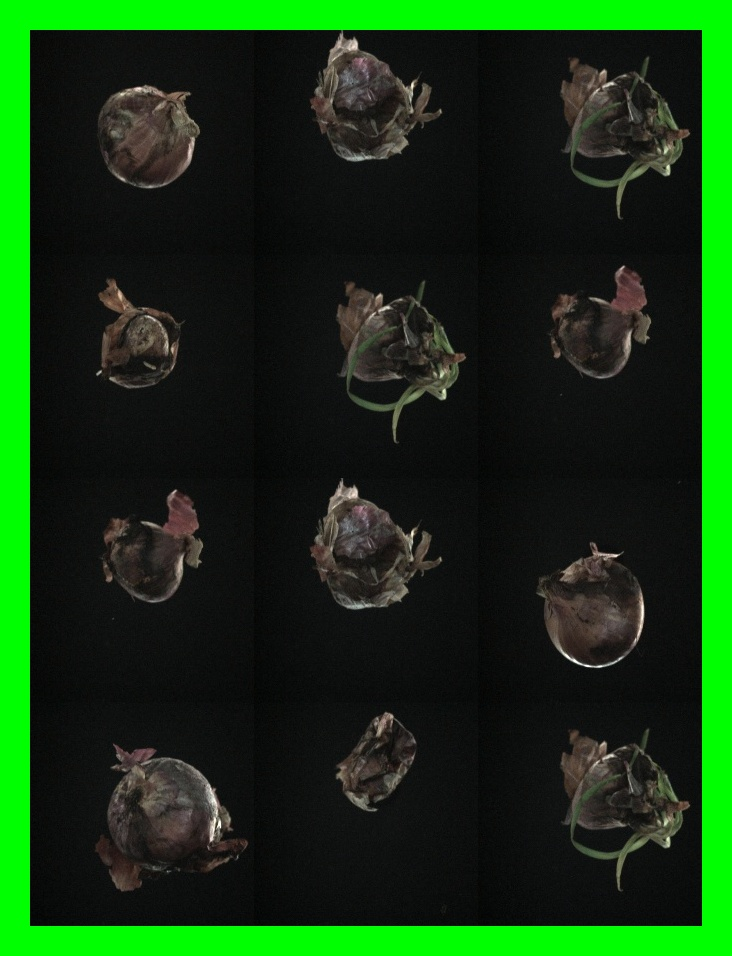
#> input picture Testing Preprocessing/resources/padded_image.jpg, 732 x 956 px, found by its file name
$ python 1_lane_continious_image_crop_save_for_data_acquistion.py
#> lines starting #> are read from the running program, lines starting #| are printed output that depends on the picture
import cv2
import os

''' CREATING FOLDERS >>>>>>>>>>>>>>>>>>>>>>>>>>>>>>>>>>>>>>>>>>>>>>>>>>>>>>>>>>>>>>>>>>>>>>>>>>>>>>>>>>>>>>>>>>>>>>>> '''

# Base folder path for saving cropped images
base_folder = 'single_lane/images'

# Create the base folders if they don't exist
lane_folder = f'lane_{1}'
for position in ['P1', 'P2', 'P3']:
    path = os.path.join(base_folder, lane_folder, position)
    if not os.path.exists(path):
        os.makedirs(path)

# Variables to track the onions in each position
lane = 1
onion_current = [None, None, None]  # Represents P1, P2, P3
orientation_current = ['A', 'B', 'C']

''' SAVE & CROP FUNCTION >>>>>>>>>>>>>>>>>>>>>>>>>>>>>>>>>>>>>>>>>>>>>>>>>>>>>>>>>>>>>>>>>>>>>>>>>>>>>>>>>>>>>>>>>>>>>>>> '''


# Initialize onion count
onion_count = 0

def save_cropped_images(cropped_image, top_left, bottom_right, position, onion_number, orientation):
    """Crops the image at the given position and saves it."""
    cropped_onion = cropped_image[top_left[1]:bottom_right[1], top_left[0]:bottom_right[0]]
    lane_folder = f'lane_{lane}'
    position_folder = f'P{position}'
    save_path = os.path.join(base_folder, lane_folder, position_folder, f'lane_{lane}_{onion_number}{orientation}.jpg')
    cv2.imwrite(save_path, cropped_onion)


''' PROCESS EACH IMAGE >>>>>>>>>>>>>>>>>>>>>>>>>>>>>>>>>>>>>>>>>>>>>>>>>>>>>>>>>>>>>>>>>>>>>>>>>>>>>>>>>>>>>>>>>>>>>>>> '''


# Example function to process each new image
def process_image(image_path):
    global onion_current, onion_count

    # Load the new image
    stitched_image = cv2.imread(image_path)
#> stitched_image is the input picture: shape (956, 732, 3); mean B, G, R 17.6, 54.8, 19.2

    # Removing the marginal area
    x, y = 30, 30
    x1, y1 = 702, 702
    cropped_image = stitched_image[y:y1, x:x1]
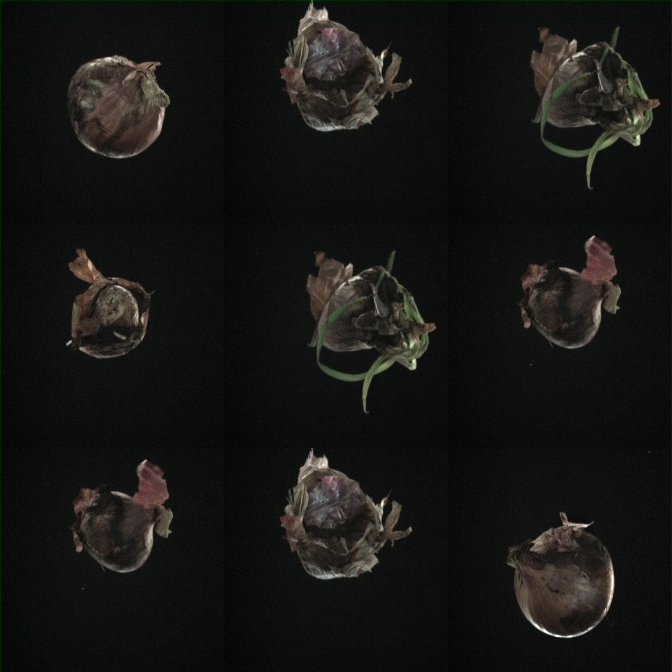
#> cropped_image: shape (672, 672, 3); mean B, G, R 20, 22.3, 22

    # Define the positions for this lane
    positions = [
        ((85, 30), (180, 130)),  # P1
        ((45, 290), (145, 410)),  # P2
        ((60, 500), (190, 625)),  # P3
    ]

    # Update the onions and save the images
    new_onion_number = onion_count + 1
    for i in reversed(range(3)):
        if i == 0:
            # New onion comes into P1
            onion_current[i] = new_onion_number
            onion_count += 1
        else:
            # Shift the onion from P(i-1) to P(i)
            onion_current[i] = onion_current[i - 1]

        # Save the cropped image with the appropriate name
        if onion_current[i] is not None:
            save_cropped_images(cropped_image, *positions[i], i+1, onion_current[i], orientation_current[i])
#> this loop made 3 passes
#> pass 3, in save_cropped_images, `cropped_onion = cropped_image[top_left[1]:bottom_right[1], top_left[0]..`:
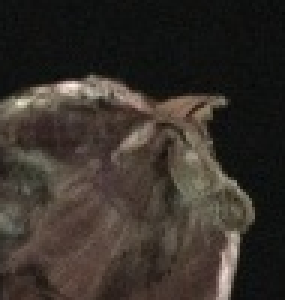
#> cropped_onion: shape (100, 95, 3) (shown 3 times larger); mean B, G, R 42.8, 48.9, 55.4
#> after the loop, onion_count = 1; onion_current = 3 items


''' IMAGES PATH >>>>>>>>>>>>>>>>>>>>>>>>>>>>>>>>>>>>>>>>>>>>>>>>>>>>>>>>>>>>>>>>>>>>>>>>>>>>>>>>>>>>>>>>>>>>>>>> '''


# Example of processing multiple consecutive images
image_paths = [
    '/Users/user/Documents/ROS_new_potato/Testing Preprocessing/padded_image.jpg',
    '/Users/user/Documents/ROS_new_potato/Testing Preprocessing/padded_image.jpg',
    '/Users/user/Documents/ROS_new_potato/Testing Preprocessing/padded_image.jpg',
    '/Users/user/Documents/ROS_new_potato/Testing Preprocessing/padded_image.jpg'
    # Add more image paths as needed
]

for image_path in image_paths:
    process_image(image_path)

print("Cropped images saved successfully.")
